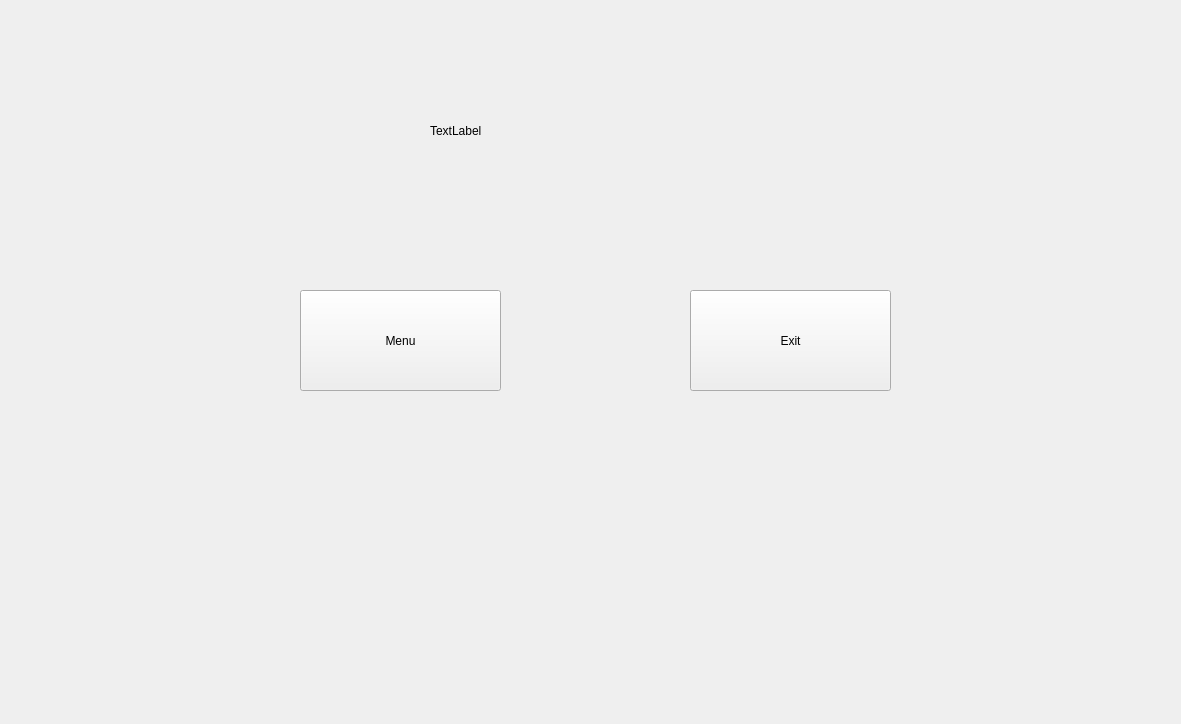
<?xml version="1.0" encoding="UTF-8"?>
<ui version="4.0">
 <class>Widget</class>
 <widget class="QWidget" name="Widget">
  <property name="geometry">
   <rect>
    <x>0</x>
    <y>0</y>
    <width>1181</width>
    <height>724</height>
   </rect>
  </property>
  <property name="windowTitle">
   <string>Widget</string>
  </property>
  <widget class="QStackedWidget" name="stackedWidget">
   <property name="geometry">
    <rect>
     <x>10</x>
     <y>0</y>
     <width>1161</width>
     <height>711</height>
    </rect>
   </property>
   <widget class="QWidget" name="page_Menu">
    <widget class="QLabel" name="label">
     <property name="geometry">
      <rect>
       <x>190</x>
       <y>-50</y>
       <width>681</width>
       <height>231</height>
      </rect>
     </property>
     <property name="text">
      <string/>
     </property>
    </widget>
    <widget class="QLabel" name="label_2">
     <property name="geometry">
      <rect>
       <x>420</x>
       <y>30</y>
       <width>541</width>
       <height>201</height>
      </rect>
     </property>
     <property name="text">
      <string>TextLabel</string>
     </property>
    </widget>
    <widget class="QPushButton" name="pushButton_Menu">
     <property name="geometry">
      <rect>
       <x>290</x>
       <y>290</y>
       <width>201</width>
       <height>101</height>
      </rect>
     </property>
     <property name="text">
      <string>Menu</string>
     </property>
    </widget>
    <widget class="QPushButton" name="pushButton_Exit">
     <property name="geometry">
      <rect>
       <x>680</x>
       <y>290</y>
       <width>201</width>
       <height>101</height>
      </rect>
     </property>
     <property name="text">
      <string>Exit</string>
     </property>
    </widget>
   </widget>
   <widget class="QWidget" name="page_MainMenu">
    <widget class="QLabel" name="label_3">
     <property name="geometry">
      <rect>
       <x>220</x>
       <y>20</y>
       <width>721</width>
       <height>91</height>
      </rect>
     </property>
     <property name="text">
      <string>Main Menu Options:</string>
     </property>
    </widget>
    <widget class="QPushButton" name="pushButton_Major_League">
     <property name="geometry">
      <rect>
       <x>250</x>
       <y>240</y>
       <width>271</width>
       <height>81</height>
      </rect>
     </property>
     <property name="text">
      <string>Major League</string>
     </property>
    </widget>
    <widget class="QPushButton" name="pushButton_National_League">
     <property name="geometry">
      <rect>
       <x>630</x>
       <y>240</y>
       <width>271</width>
       <height>81</height>
      </rect>
     </property>
     <property name="text">
      <string>National League</string>
     </property>
    </widget>
    <widget class="QPushButton" name="pushButton_American_League">
     <property name="geometry">
      <rect>
       <x>250</x>
       <y>370</y>
       <width>271</width>
       <height>81</height>
      </rect>
     </property>
     <property name="text">
      <string>American League</string>
     </property>
    </widget>
    <widget class="QPushButton" name="pushButton_Custom_trip">
     <property name="geometry">
      <rect>
       <x>630</x>
       <y>370</y>
       <width>271</width>
       <height>81</height>
      </rect>
     </property>
     <property name="text">
      <string>Custom Trip</string>
     </property>
    </widget>
    <widget class="QPushButton" name="pushButton_Update_Info">
     <property name="geometry">
      <rect>
       <x>250</x>
       <y>500</y>
       <width>271</width>
       <height>81</height>
      </rect>
     </property>
     <property name="text">
      <string>Update Information</string>
     </property>
    </widget>
    <widget class="QPushButton" name="pushButton_ReturnToMenu">
     <property name="geometry">
      <rect>
       <x>630</x>
       <y>500</y>
       <width>271</width>
       <height>81</height>
      </rect>
     </property>
     <property name="text">
      <string>Return To Menu</string>
     </property>
    </widget>
   </widget>
   <widget class="QWidget" name="page_Major">
    <widget class="QTableWidget" name="tableWidget_Major">
     <property name="geometry">
      <rect>
       <x>0</x>
       <y>50</y>
       <width>971</width>
       <height>661</height>
      </rect>
     </property>
    </widget>
    <widget class="QPushButton" name="pushButton_ReturnToMain1">
     <property name="geometry">
      <rect>
       <x>980</x>
       <y>650</y>
       <width>151</width>
       <height>61</height>
      </rect>
     </property>
     <property name="text">
      <string>Return To Main Menu</string>
     </property>
    </widget>
    <widget class="QPushButton" name="pushButton_DisplayMajorLeague">
     <property name="geometry">
      <rect>
       <x>980</x>
       <y>60</y>
       <width>151</width>
       <height>61</height>
      </rect>
     </property>
     <property name="text">
      <string>Display Map</string>
     </property>
    </widget>
    <widget class="QWidget" name="layoutWidget">
     <property name="geometry">
      <rect>
       <x>0</x>
       <y>10</y>
       <width>391</width>
       <height>30</height>
      </rect>
     </property>
     <layout class="QHBoxLayout" name="horizontalLayout">
      <item>
       <widget class="QComboBox" name="comboBox_Major_Sort"/>
      </item>
      <item>
       <widget class="QComboBox" name="comboBox_Major_Sort_Grass"/>
      </item>
      <item>
       <widget class="QPushButton" name="pushButton_SelectMajor">
        <property name="text">
         <string>Select</string>
        </property>
       </widget>
      </item>
     </layout>
    </widget>
   </widget>
   <widget class="QWidget" name="page_National">
    <widget class="QTableWidget" name="tableWidget_National">
     <property name="geometry">
      <rect>
       <x>0</x>
       <y>50</y>
       <width>971</width>
       <height>661</height>
      </rect>
     </property>
    </widget>
    <widget class="QPushButton" name="pushButton_ReturnToMain2">
     <property name="geometry">
      <rect>
       <x>980</x>
       <y>650</y>
       <width>151</width>
       <height>61</height>
      </rect>
     </property>
     <property name="text">
      <string>Return To Main Menu</string>
     </property>
    </widget>
    <widget class="QPushButton" name="pushButton_DisplayNationalLeague">
     <property name="geometry">
      <rect>
       <x>980</x>
       <y>60</y>
       <width>151</width>
       <height>61</height>
      </rect>
     </property>
     <property name="text">
      <string>Display Map</string>
     </property>
    </widget>
    <widget class="QWidget" name="layoutWidget">
     <property name="geometry">
      <rect>
       <x>0</x>
       <y>10</y>
       <width>391</width>
       <height>31</height>
      </rect>
     </property>
     <layout class="QHBoxLayout" name="horizontalLayout_2">
      <item>
       <widget class="QComboBox" name="comboBox_National_Sort"/>
      </item>
      <item>
       <widget class="QComboBox" name="comboBox_National_Sort_Grass"/>
      </item>
      <item>
       <widget class="QPushButton" name="pushButton_SelectNational">
        <property name="text">
         <string>Select</string>
        </property>
       </widget>
      </item>
     </layout>
    </widget>
   </widget>
   <widget class="QWidget" name="page_American">
    <widget class="QWidget" name="layoutWidget_2">
     <property name="geometry">
      <rect>
       <x>0</x>
       <y>10</y>
       <width>391</width>
       <height>31</height>
      </rect>
     </property>
     <layout class="QHBoxLayout" name="horizontalLayout_3">
      <item>
       <widget class="QComboBox" name="comboBox_American_Sort"/>
      </item>
      <item>
       <widget class="QComboBox" name="comboBox_American_Sort_Grass"/>
      </item>
      <item>
       <widget class="QPushButton" name="pushButton_SelectAmerican">
        <property name="text">
         <string>Select</string>
        </property>
       </widget>
      </item>
     </layout>
    </widget>
    <widget class="QPushButton" name="pushButton_ReturnToMain3">
     <property name="geometry">
      <rect>
       <x>980</x>
       <y>650</y>
       <width>151</width>
       <height>61</height>
      </rect>
     </property>
     <property name="text">
      <string>Return To Main Menu</string>
     </property>
    </widget>
    <widget class="QTableWidget" name="tableWidget_American">
     <property name="geometry">
      <rect>
       <x>0</x>
       <y>50</y>
       <width>971</width>
       <height>661</height>
      </rect>
     </property>
    </widget>
    <widget class="QPushButton" name="pushButton_DisplayAmericanLeague">
     <property name="geometry">
      <rect>
       <x>980</x>
       <y>60</y>
       <width>151</width>
       <height>61</height>
      </rect>
     </property>
     <property name="text">
      <string>Display Map</string>
     </property>
    </widget>
   </widget>
   <widget class="QWidget" name="page_CustomTrip"/>
   <widget class="QWidget" name="page_UpdateInfo">
    <widget class="QPushButton" name="pushButton_AddNewTeam">
     <property name="geometry">
      <rect>
       <x>310</x>
       <y>210</y>
       <width>191</width>
       <height>81</height>
      </rect>
     </property>
     <property name="text">
      <string>ADD NEW TEAM</string>
     </property>
    </widget>
    <widget class="QPushButton" name="pushButton_ModifyStadium">
     <property name="geometry">
      <rect>
       <x>660</x>
       <y>210</y>
       <width>191</width>
       <height>81</height>
      </rect>
     </property>
     <property name="text">
      <string>STADIUM UPDATE</string>
     </property>
    </widget>
    <widget class="QPushButton" name="pushButton_SouvenirUpdate">
     <property name="geometry">
      <rect>
       <x>310</x>
       <y>380</y>
       <width>191</width>
       <height>81</height>
      </rect>
     </property>
     <property name="text">
      <string>SOUVERNIR CHANGE</string>
     </property>
    </widget>
    <widget class="QPushButton" name="pushButton_ReturnToMain4">
     <property name="geometry">
      <rect>
       <x>660</x>
       <y>380</y>
       <width>191</width>
       <height>81</height>
      </rect>
     </property>
     <property name="text">
      <string>RETURN TO MENU</string>
     </property>
    </widget>
    <widget class="QTextBrowser" name="textBrowser">
     <property name="geometry">
      <rect>
       <x>260</x>
       <y>20</y>
       <width>641</width>
       <height>81</height>
      </rect>
     </property>
     <property name="minimumSize">
      <size>
       <width>641</width>
       <height>81</height>
      </size>
     </property>
     <property name="maximumSize">
      <size>
       <width>641</width>
       <height>81</height>
      </size>
     </property>
     <property name="html">
      <string>&lt;!DOCTYPE HTML PUBLIC &quot;-//W3C//DTD HTML 4.0//EN&quot; &quot;http://www.w3.org/TR/REC-html40/strict.dtd&quot;&gt;
&lt;html&gt;&lt;head&gt;&lt;meta name=&quot;qrichtext&quot; content=&quot;1&quot; /&gt;&lt;style type=&quot;text/css&quot;&gt;
p, li { white-space: pre-wrap; }
&lt;/style&gt;&lt;/head&gt;&lt;body style=&quot; font-family:'MS Shell Dlg 2'; font-size:8.25pt; font-weight:400; font-style:normal;&quot;&gt;
&lt;p align=&quot;center&quot; style=&quot;-qt-paragraph-type:empty; margin-top:0px; margin-bottom:0px; margin-left:0px; margin-right:0px; -qt-block-indent:0; text-indent:0px; font-family:'MS Shell Dlg 2'; font-size:6.6pt;&quot;&gt;&lt;br /&gt;&lt;/p&gt;
&lt;p align=&quot;center&quot; style=&quot; margin-top:0px; margin-bottom:0px; margin-left:0px; margin-right:0px; -qt-block-indent:0; text-indent:0px;&quot;&gt;&lt;span style=&quot; font-family:'MS Shell Dlg 2'; font-size:20pt; font-weight:600; font-style:italic; color:#0055ff;&quot;&gt;Welcome Admin! Please Pick An Option Below.&lt;/span&gt;&lt;/p&gt;&lt;/body&gt;&lt;/html&gt;</string>
     </property>
    </widget>
   </widget>
   <widget class="QWidget" name="page_DisplayMapMajor">
    <widget class="QPushButton" name="pushButton_ReturnToMajor">
     <property name="geometry">
      <rect>
       <x>610</x>
       <y>550</y>
       <width>161</width>
       <height>41</height>
      </rect>
     </property>
     <property name="text">
      <string>Return To Previous Menu</string>
     </property>
    </widget>
    <widget class="QLabel" name="label_MajorLeagueMap">
     <property name="geometry">
      <rect>
       <x>30</x>
       <y>10</y>
       <width>741</width>
       <height>511</height>
      </rect>
     </property>
     <property name="text">
      <string>TextLabel</string>
     </property>
    </widget>
   </widget>
   <widget class="QWidget" name="page_DisplayMapNational">
    <widget class="QLabel" name="label_NationalLeagueMap">
     <property name="geometry">
      <rect>
       <x>30</x>
       <y>10</y>
       <width>741</width>
       <height>511</height>
      </rect>
     </property>
     <property name="text">
      <string>TextLabel</string>
     </property>
    </widget>
    <widget class="QPushButton" name="pushButton_ReturnToNational">
     <property name="geometry">
      <rect>
       <x>610</x>
       <y>550</y>
       <width>161</width>
       <height>41</height>
      </rect>
     </property>
     <property name="text">
      <string>Return To Previous Menu</string>
     </property>
    </widget>
   </widget>
   <widget class="QWidget" name="page_DisplayMapAmerican">
    <widget class="QLabel" name="label_AmericanLeagueMap">
     <property name="geometry">
      <rect>
       <x>30</x>
       <y>10</y>
       <width>741</width>
       <height>511</height>
      </rect>
     </property>
     <property name="text">
      <string>TextLabel</string>
     </property>
    </widget>
    <widget class="QPushButton" name="pushButton_ReturnToAmerican">
     <property name="geometry">
      <rect>
       <x>610</x>
       <y>550</y>
       <width>161</width>
       <height>41</height>
      </rect>
     </property>
     <property name="text">
      <string>Return To Previous Menu</string>
     </property>
    </widget>
   </widget>
   <widget class="QWidget" name="page_AddNewTeam">
    <widget class="QPushButton" name="pushButton_DisplayMajorLeague_Admin">
     <property name="geometry">
      <rect>
       <x>980</x>
       <y>140</y>
       <width>151</width>
       <height>61</height>
      </rect>
     </property>
     <property name="text">
      <string>Display Map</string>
     </property>
    </widget>
    <widget class="QPushButton" name="pushButton_ReturnToAdminSelection">
     <property name="geometry">
      <rect>
       <x>980</x>
       <y>650</y>
       <width>151</width>
       <height>61</height>
      </rect>
     </property>
     <property name="text">
      <string>Return To Admin Menu</string>
     </property>
    </widget>
    <widget class="QWidget" name="layoutWidget_3">
     <property name="geometry">
      <rect>
       <x>0</x>
       <y>10</y>
       <width>391</width>
       <height>30</height>
      </rect>
     </property>
     <layout class="QHBoxLayout" name="horizontalLayout_4">
      <item>
       <widget class="QComboBox" name="comboBox_Major_Sort_Admin"/>
      </item>
      <item>
       <widget class="QComboBox" name="comboBox_Major_Sort_Grass_Admin"/>
      </item>
      <item>
       <widget class="QPushButton" name="pushButton_SelectMajor_Admin">
        <property name="text">
         <string>Select</string>
        </property>
       </widget>
      </item>
     </layout>
    </widget>
    <widget class="QTableWidget" name="tableWidget_Major_Admin">
     <property name="geometry">
      <rect>
       <x>0</x>
       <y>50</y>
       <width>971</width>
       <height>661</height>
      </rect>
     </property>
    </widget>
    <widget class="QPushButton" name="pushButton_AddTeam">
     <property name="geometry">
      <rect>
       <x>980</x>
       <y>60</y>
       <width>151</width>
       <height>61</height>
      </rect>
     </property>
     <property name="text">
      <string>Add New Team</string>
     </property>
    </widget>
   </widget>
   <widget class="QWidget" name="page_ModifyStadium">
    <widget class="QTableWidget" name="tableWidget_Major_Admin_2">
     <property name="geometry">
      <rect>
       <x>10</x>
       <y>40</y>
       <width>1141</width>
       <height>601</height>
      </rect>
     </property>
    </widget>
    <widget class="QPushButton" name="pushButton_ModifyInformation">
     <property name="geometry">
      <rect>
       <x>10</x>
       <y>650</y>
       <width>161</width>
       <height>51</height>
      </rect>
     </property>
     <property name="text">
      <string>Modify</string>
     </property>
    </widget>
    <widget class="QPushButton" name="pushButton_ReturnToAdminMenu">
     <property name="geometry">
      <rect>
       <x>990</x>
       <y>650</y>
       <width>161</width>
       <height>51</height>
      </rect>
     </property>
     <property name="text">
      <string>Return To Admin Menu</string>
     </property>
    </widget>
    <widget class="QLabel" name="label_4">
     <property name="geometry">
      <rect>
       <x>340</x>
       <y>12</y>
       <width>811</width>
       <height>21</height>
      </rect>
     </property>
     <property name="text">
      <string>Please Select The Row (One At A Time) Then Click Modify To Update Stadium Information:</string>
     </property>
    </widget>
    <widget class="QWidget" name="layoutWidget">
     <property name="geometry">
      <rect>
       <x>10</x>
       <y>10</y>
       <width>311</width>
       <height>25</height>
      </rect>
     </property>
     <layout class="QHBoxLayout" name="horizontalLayout_5">
      <item>
       <widget class="QLineEdit" name="lineEdit_Search"/>
      </item>
      <item>
       <widget class="QPushButton" name="pushButton_Search">
        <property name="text">
         <string>Search</string>
        </property>
       </widget>
      </item>
     </layout>
    </widget>
   </widget>
   <widget class="QWidget" name="page_SouvenirUpdate"/>
  </widget>
 </widget>
 <resources/>
 <connections/>
</ui>
